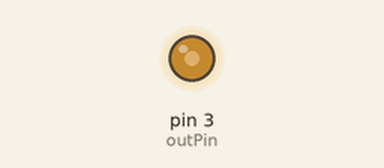
Bench run of a sketch on a simulated Arduino Uno, built with avr-gcc and run on an emulated ATmega328P. On the bench: output pins drawn as LEDs (lit = HIGH).

Above: at 0.1 s.
Timing chart, 0 to 1.6 s (numbered marks = the images above):
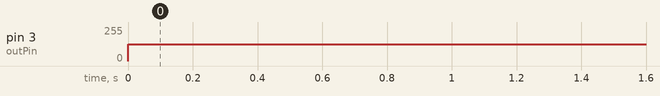

The sketch:

pwm_test.ino
```cpp
/*
* BOSS
* S01 - Allan Hieng
* Pulse Width Modulation on the Adruino test. Measured using an oscilloscope so that it would be the values we needed
*/

int outPin = 3;

void setup() {
  // put your setup code here, to run once:
  pinMode(outPin, OUTPUT);

}

void loop() {
  // put your main code here, to run repeatedly:
  analogWrite(outPin, 127);
  //analogWrite(outPin, 166);
}
```

Measured:
- by itself, pin 3 (outPin): 0/255 → 127/255 at 0.00 s
